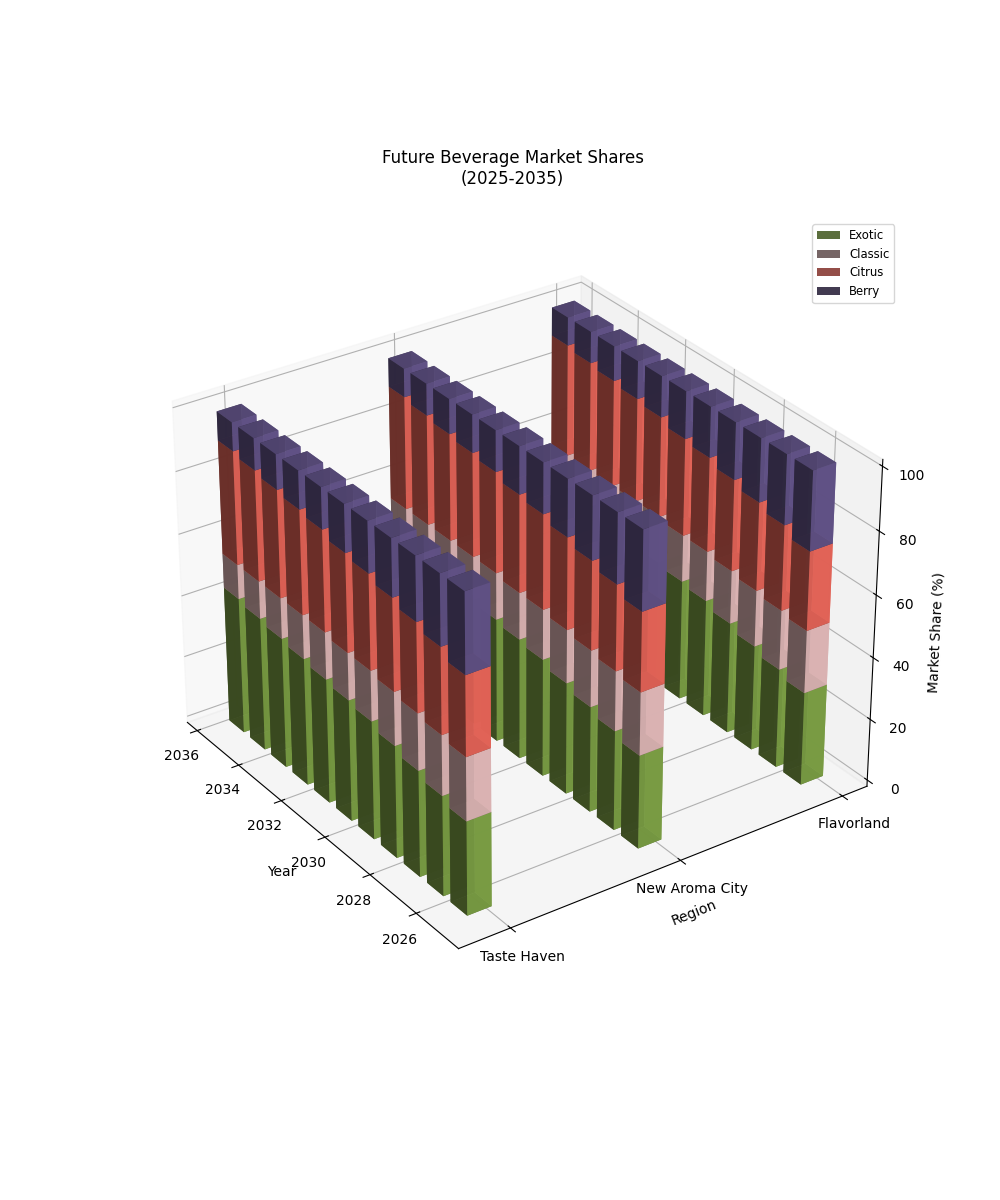

Write Python code to recreate this figure.
import numpy as np
import matplotlib.pyplot as plt
from mpl_toolkits.mplot3d import Axes3D

years = np.arange(2025, 2036)
regions = ['Flavorland', 'New Aroma City', 'Taste Haven']

market_share_data = np.array([
    [30, 20, 25, 25],
    [32, 19, 27, 22],
    [34, 18, 28, 20],
    [36, 17, 29, 18],
    [38, 16, 30, 16],
    [39, 15, 31, 15],
    [40, 15, 32, 13],
    [41, 14, 33, 12],
    [42, 13, 34, 11],
    [43, 12, 35, 10],
    [44, 11, 36, 9]
])

colors = ['#88B04B', '#F7CAC9', '#FF6F61', '#6B5B95']  # Shuffled order of colors

fig = plt.figure(figsize=(10, 12))  # Changed figure size
ax = fig.add_subplot(111, projection='3d')

for i, region in enumerate(regions):
    xs = np.repeat(years, market_share_data.shape[1])
    ys = np.full(xs.shape, i * 5)
    zs = np.zeros(years.shape)

    for j, (color, label) in enumerate(zip(colors, ['Exotic', 'Classic', 'Citrus', 'Berry'])):  # Shuffled labels
        height = market_share_data[:, j]
        ax.bar3d(xs[j::4], ys[j::4], zs, dx=0.7, dy=0.7, dz=height, color=color, alpha=0.9, linestyle='--', label=label if i == 0 else "")  # Randomized linestyle
        zs += height

ax.set_xlabel('Year')
ax.set_ylabel('Region')
ax.set_zlabel('Market Share (%)')
ax.set_yticks([i * 5 for i in range(len(regions))])
ax.set_yticklabels(regions)

ax.view_init(elev=30, azim=145)  # Adjusted view angle

plt.tight_layout()

handles, labels = ax.get_legend_handles_labels()
ax.legend(handles[:4], labels[:4], loc='upper right', fontsize='small')  # Changed legend location and font size

plt.title('Future Beverage Market Shares\n(2025-2035)', pad=25)  # Simplified title

plt.show()
